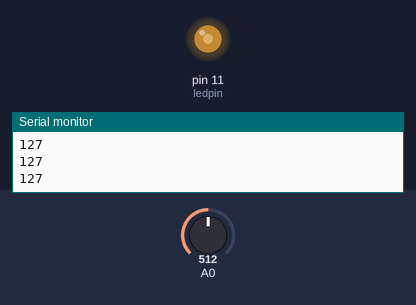
A sketch run on a simulated Arduino Uno, built with avr-gcc and run on an emulated ATmega328P. Parts: output pins drawn as LEDs (lit = HIGH), the last lines printed to the serial monitor. The test bench sets the inputs (shaded band); at power-on: A0 = 512.

Above: at 1.2 s.
1.3 s: A0 set to 716
At 2.1 s:
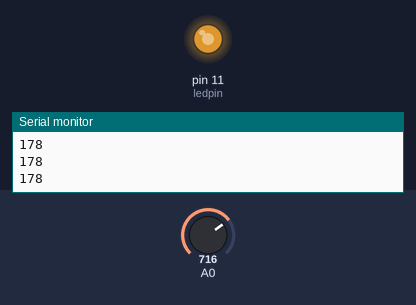
2.8 s: A0 set to 900
At 3.4 s:
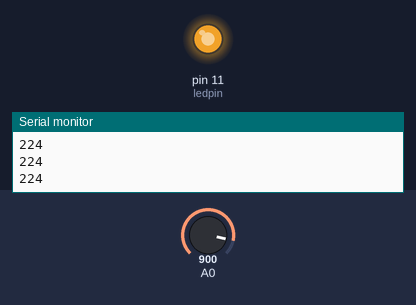
4.3 s: A0 set to 122
At 4.7 s:
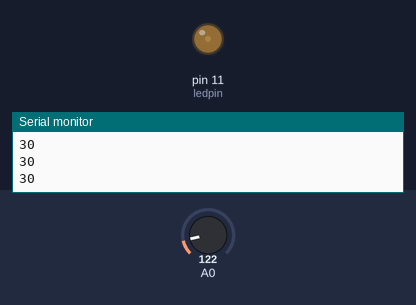
5.8 s: A0 set to 0
At 7.0 s:
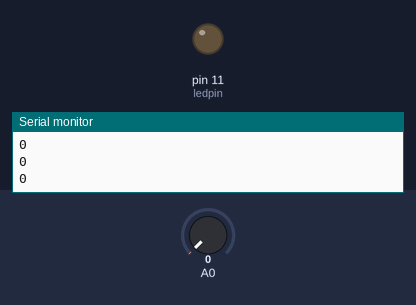
7.3 s: A0 set to 511
At 8.5 s:
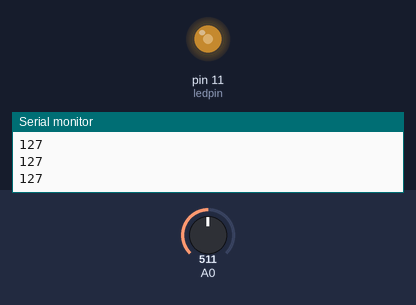
Timing chart, 0 to 9.8 s (numbered marks = the images above; inputs shaded):
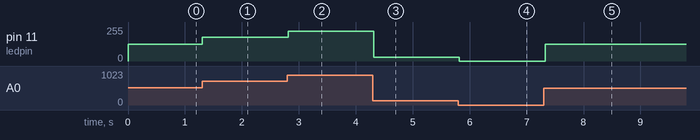

The sketch:

lesson_6.ino
```cpp
int ledpin=11;//定义数字接口11（PWM 输出）
void setup()
{
pinMode(ledpin,OUTPUT);//定义数字接口11 为输出
Serial.begin(9600);//设置波特率为9600
}
void loop()
{
int val=analogRead(0);//读取模拟口A0口的值
val = map(val, 0, 1023, 0, 255);//从0-1023映射到0-255
Serial.println(val);//显示val 变量
analogWrite(ledpin,val);// 打开LED 并设置亮度
delay(100);//延时0.1 秒
}
```

Measured:
- after the input at 1.3 s, pin 11 (ledpin): 127/255 → 178/255 at once
- after the input at 2.8 s, pin 11 (ledpin): 178/255 → 224/255 at once
- after the input at 4.3 s, pin 11 (ledpin): 224/255 → 30/255 at once
- after the input at 5.8 s, pin 11 (ledpin): 30/255 → 0/255 at once
- after the input at 7.3 s, pin 11 (ledpin): 0/255 → 127/255 at once
